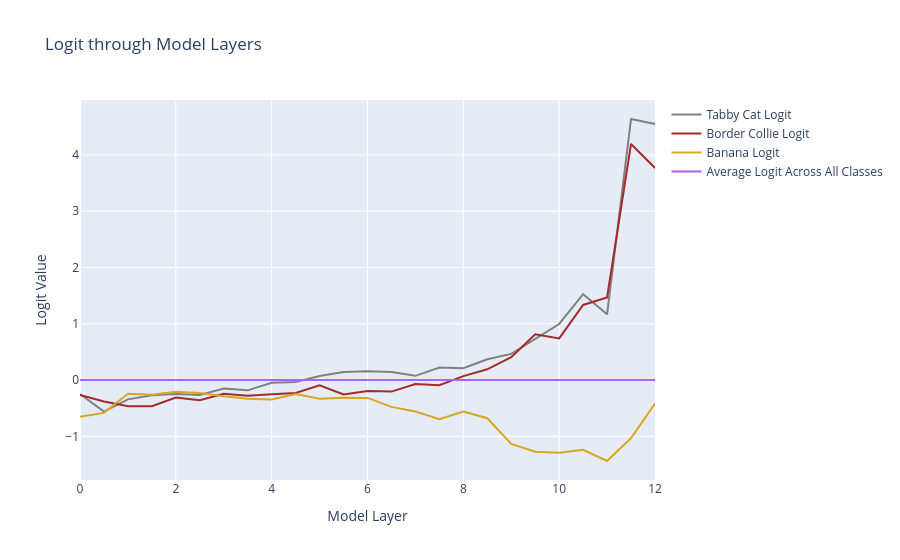

The cell this chart's notebook holds for it:
### Markdown cell above
The plot below is interactive. Run your cursor over the layers to see the corresponding logit value.

### Code cell
fig = go.Figure()

residual_directions = [
    (cat_answer_residual_direction, 'Tabby Cat Logit', model.head.b_H[cat_index], 'grey'), # Grey for Tabby Cat
    (dog_answer_residual_direction, 'Border Collie Logit', model.head.b_H[dog_index], 'brown'), # Brown for Border Collie
    (misc_residual_direction, 'Banana Logit', model.head.b_H[misc_index], 'goldenrod'), # Yellow-Orange for Banana
]

hover_text = [f"{layer_labels[idx]}" for idx, diff in enumerate(accumulated_residual)]

# Process each residual direction
for direction, label, bias, color in residual_directions:
    logit_predictions = residual_stack_to_logit(accumulated_residual, cache, direction)
    logit_predictions = logit_predictions.T + bias  # Add bias
    logit_predictions = logit_predictions.detach().numpy()
    fig.add_trace(go.Scatter(x= np.arange(model.cfg.n_layers * 2 + 1) / 2, y=logit_predictions, mode='lines', name=label, text=hover_text, line=dict(color=color)))

# Handle "Average Logit Across All Classes" separately
average_total_logits = average_logit_value_across_all_classes(accumulated_residual, cache).detach().numpy()
fig.add_trace(go.Scatter(x= np.arange(model.cfg.n_layers * 2 + 1) / 2, y=average_total_logits, mode='lines', name='Average Logit Across All Classes'))

fig.update_layout(
    title="Logit through Model Layers",
    xaxis_title="Model Layer",
    yaxis_title="Logit Value",
)

fig.show()

### Figure 1 — Plotly figure (JSON) as saved in the notebook; plotly's stock layout.template omitted (floating-point values rounded to 4 significant figures)
{"data": [{"line": {"color": "grey"}, "mode": "lines", "name": "Tabby Cat Logit", "text": ["0_pre", "0_mid", "1_pre", "1_mid", "2_pre", "2_mid", "3_pre", "3_mid", "4_pre", "4_mid", "5_pre", "5_mid", "6_pre", "6_mid", "7_pre", "7_mid", "8_pre", "8_mid", "9_pre", "9_mid", "10_pre", "10_mid", "11_pre", "11_mid", "final_post"], "type": "scatter", "x": [0, 0.5, 1, 1.5, 2, 2.5, 3, 3.5, 4, 4.5, 5, 5.5, 6, 6.5, 7, 7.5, 8, 8.5, 9, 9.5, 10, 10.5, 11, 11.5, 12], "y": [-0.2475, -0.5614, -0.3433, -0.2724, -0.246, -0.2652, -0.1496, -0.1834, -0.04904, -0.03613, 0.07074, 0.1441, 0.1543, 0.141, 0.07475, 0.223, 0.2111, 0.3693, 0.4637, 0.7239, 0.9955, 1.525, 1.167, 4.638, 4.551]}, {"line": {"color": "brown"}, "mode": "lines", "name": "Border Collie Logit", "text": ["0_pre", "0_mid", "1_pre", "1_mid", "2_pre", "2_mid", "3_pre", "3_mid", "4_pre", "4_mid", "5_pre", "5_mid", "6_pre", "6_mid", "7_pre", "7_mid", "8_pre", "8_mid", "9_pre", "9_mid", "10_pre", "10_mid", "11_pre", "11_mid", "final_post"], "type": "scatter", "x": [0, 0.5, 1, 1.5, 2, 2.5, 3, 3.5, 4, 4.5, 5, 5.5, 6, 6.5, 7, 7.5, 8, 8.5, 9, 9.5, 10, 10.5, 11, 11.5, 12], "y": [-0.2641, -0.3803, -0.464, -0.4665, -0.3102, -0.358, -0.2444, -0.2788, -0.2526, -0.2304, -0.09581, -0.2579, -0.1929, -0.2057, -0.07062, -0.09082, 0.07015, 0.1902, 0.4053, 0.8122, 0.7392, 1.334, 1.467, 4.194, 3.766]}, {"line": {"color": "goldenrod"}, "mode": "lines", "name": "Banana Logit", "text": ["0_pre", "0_mid", "1_pre", "1_mid", "2_pre", "2_mid", "3_pre", "3_mid", "4_pre", "4_mid", "5_pre", "5_mid", "6_pre", "6_mid", "7_pre", "7_mid", "8_pre", "8_mid", "9_pre", "9_mid", "10_pre", "10_mid", "11_pre", "11_mid", "final_post"], "type": "scatter", "x": [0, 0.5, 1, 1.5, 2, 2.5, 3, 3.5, 4, 4.5, 5, 5.5, 6, 6.5, 7, 7.5, 8, 8.5, 9, 9.5, 10, 10.5, 11, 11.5, 12], "y": [-0.6543, -0.5836, -0.2452, -0.2618, -0.2078, -0.2317, -0.2884, -0.3318, -0.3453, -0.2481, -0.3318, -0.3128, -0.3179, -0.4773, -0.5589, -0.6959, -0.5592, -0.6791, -1.136, -1.276, -1.293, -1.24, -1.439, -1.033, -0.4183]}, {"mode": "lines", "name": "Average Logit Across All Classes", "type": "scatter", "x": [0, 0.5, 1, 1.5, 2, 2.5, 3, 3.5, 4, 4.5, 5, 5.5, 6, 6.5, 7, 7.5, 8, 8.5, 9, 9.5, 10, 10.5, 11, 11.5, 12], "y": [-5.14e-06, -0.0005432, -0.0007907, -0.0008468, -0.0009681, -0.001075, -0.001148, -0.001225, -0.001209, -0.001228, -0.001143, -0.001151, -0.001056, -0.001069, -0.001108, -0.001159, -0.001958, -0.002119, -0.00275, -0.002858, -0.003243, -0.002911, -0.003202, -0.0009923, -0.0004902]}], "layout": {"title": {"text": "Logit through Model Layers"}, "xaxis": {"title": {"text": "Model Layer"}}, "yaxis": {"title": {"text": "Logit Value"}}}}
